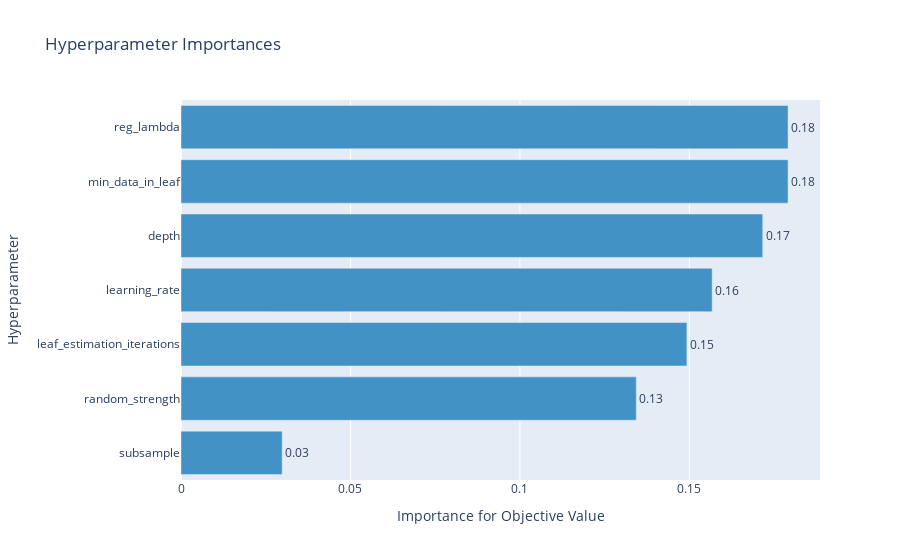

Notebook source saved alongside this figure:
### Code cell
#Hyper-parameter Importance
optuna.visualization.plot_param_importances(study_cat)

### Figure 1 — Plotly figure (JSON) as saved in the notebook; plotly's stock layout.template omitted (floating-point values rounded to 4 significant figures)
{"data": [{"cliponaxis": false, "hovertemplate": ["subsample (UniformDistribution): 0.0298507462686567<extra></extra>", "random_strength (UniformDistribution): 0.13432835820895522<extra></extra>", "leaf_estimation_iterations (IntUniformDistribution): 0.14925373134328357<extra></extra>", "learning_rate (UniformDistribution): 0.15671641791044774<extra></extra>", "depth (IntUniformDistribution): 0.17164179104477612<extra></extra>", "min_data_in_leaf (IntUniformDistribution): 0.17910447761194026<extra></extra>", "reg_lambda (UniformDistribution): 0.17910447761194026<extra></extra>"], "marker": {"color": "rgb(66,146,198)"}, "orientation": "h", "text": ["0.0298507462686567", "0.13432835820895522", "0.14925373134328357", "0.15671641791044774", "0.17164179104477612", "0.17910447761194026", "0.17910447761194026"], "textposition": "outside", "texttemplate": "%{text:.2f}", "type": "bar", "x": [0.02985, 0.1343, 0.1493, 0.1567, 0.1716, 0.1791, 0.1791], "y": ["subsample", "random_strength", "leaf_estimation_iterations", "learning_rate", "depth", "min_data_in_leaf", "reg_lambda"]}], "layout": {"showlegend": false, "title": {"text": "Hyperparameter Importances"}, "xaxis": {"title": {"text": "Importance for Objective Value"}}, "yaxis": {"title": {"text": "Hyperparameter"}}}}
